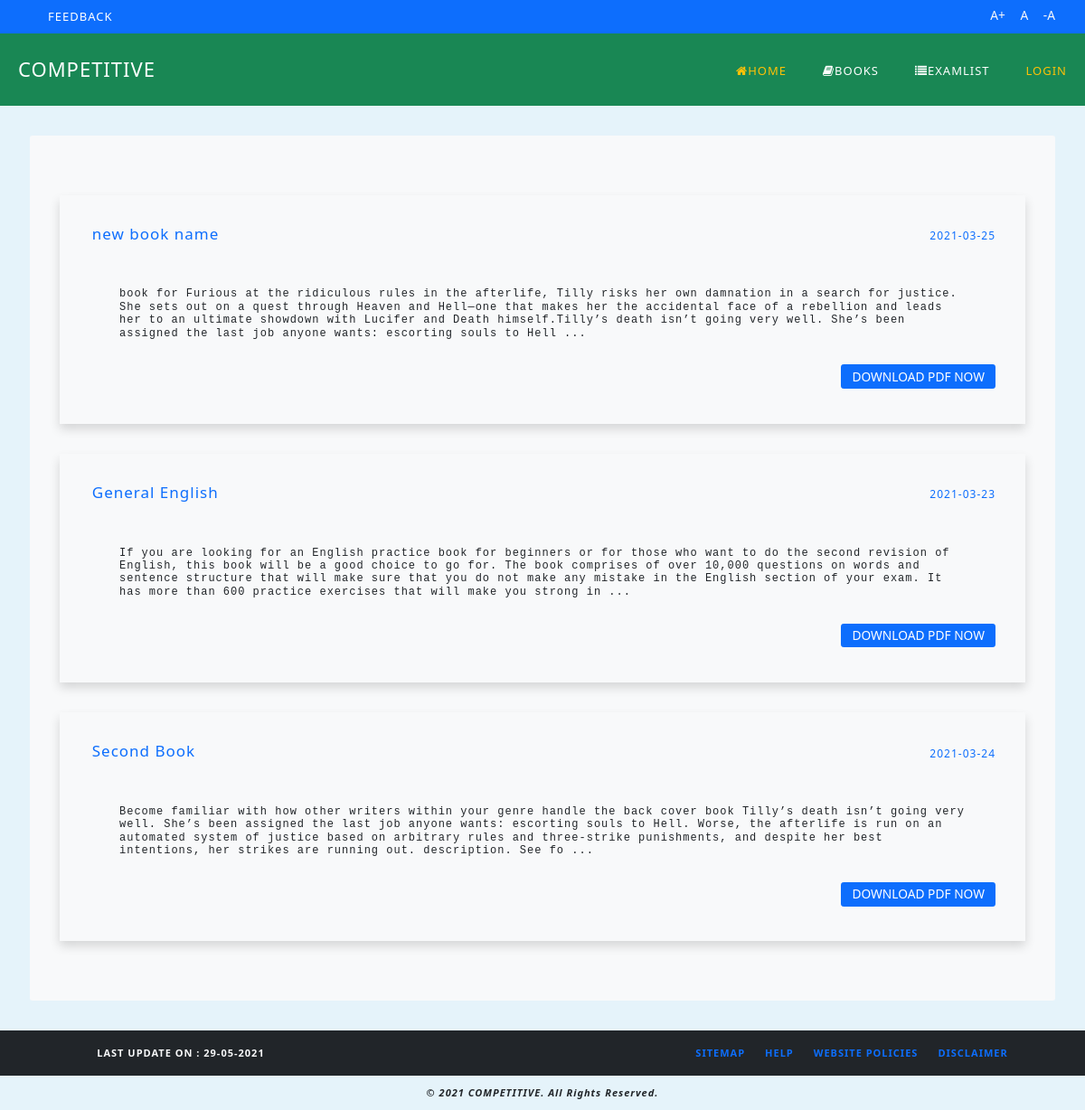
/booklist.php, run on the app's committed database.
### tables this page shows
CREATE TABLE `books` (
  `bookId` int(10) NOT NULL,
  `bookName` varchar(100) NOT NULL,
  `bookDescription` varchar(4096) NOT NULL,
  `bookIssueDate` date NOT NULL DEFAULT current_timestamp(),
  `fileName` varchar(100) NOT NULL,
  `last_update` date NOT NULL DEFAULT current_timestamp()
);

### admin/databaseClass.php (called while the page is built)
<?php
    class DbConnection
    {
        private $server = "localhost";
        private $user = "root";
        private $pass = "";
        protected function database()
        {
            try
            {
                $conn = new PDO('mysql:host='.$this->server.';dbname=competitive', $this->user, $this->pass);
                $conn->setAttribute(PDO::ATTR_ERRMODE, PDO::ERRMODE_EXCEPTION);
                return $conn;
            }catch (PDOException $e)
            {
                echo $e->getMessage();
            }
        }
    }
?>

### admin/bookClass.php (called while the page is built, shortened)
<?php
    class Book extends DbConnection
    {
        public function bookList()
        {
            $a = array();
            $sql = "SELECT * from books";
            $res = $this->database()->query($sql);
            foreach($res as $value)
            {
                $a[] = $value;
            }
            return $a;
        }
    }
?>

### booklist.php (the view, shortened to what this page needs)
<html lang="en">
<head>
</head>
<body>
    <?php
        include "navbar.php";
    ?>
    <section class="bg-light p-5 m-5 rounded">
        <?php
            require "./admin/databaseClass.php";
            require "./admin/bookClass.php";
            $bookObj = new Book();
            $data = $bookObj->bookList();
            foreach($data as $row)
            {
        ?>
        <div class="exam-details text-start  bg-light p-5 shadow my-5">
            <div class="d-flex justify-content-between align-items-center text-primary">
                <div class="text-start">
                    <h4 class="h"><span class="h2 text-primary px-1 bName" id="start-date" style="font-size: 17px;width: 80%;">
                            <?php echo $row["bookName"]; ?>
                        </span></h4>
                </div>
                <div class="start-date text-end my-2">
                    <div class="text-start">
                        <span class="h5 iDate" style="font-size: 12px;">
                            <?php echo $row["bookIssueDate"];?>
                        </span>
                    </div>
                </div>
            </div>
            <div class="px-5 py-3">
                <div class="d-flex justify-content-between align-items-center">
                </div>
                <div class="font-monospace h5 text-dark" id="examDescription" style="font-size: 12px;">
                    <p>
                        <?php echo substr($row['bookDescription'], 0, 400); ?> ...
                    </p>
                </div>
            </div>
            <div class="d-flex justify-content-end align-items-center my-2">
                <div class="apply-btn">
                    <a target="_blank" href="./upload/<?php echo $row["fileName"]; ?>">
                        <button class="btn btn-block btn-primary px-3"><span class="h5">DOWNLOAD PDF NOW</span></button>
                    </a>
                </div>
            </div>
        </div>
        <?php
            }
        ?>
    </section>
    <?php
        include "footer.php";
    ?>
</body>
</html>

### css/register.css (style rules this page uses)
* { margin: 0; padding: 0; box-sizing: border-box; }
html { font-size: 12px; letter-spacing: 1px; font-family: -apple-system, BlinkMacSystemFont, 'Segoe UI', Roboto, Oxygen, Ubuntu, Cantarell, 'Open Sans', 'Helvetica Neue', sans-serif; }
a { text-decoration: none; }

### css/index.css (style rules this page uses)
* { margin: 0; padding: 0; box-sizing: border-box; }
html { font-size: 11px; letter-spacing: 1px; font-family: -apple-system, BlinkMacSystemFont, 'Segoe UI', Roboto, Oxygen, Ubuntu, Cantarell, 'Open Sans', 'Helvetica Neue', sans-serif; }
body { background-color: rgba(1, 143, 208, 0.1); }
a { text-decoration: none; }

### data on the page
books: bookName "new book name", bookIssueDate "2021-03-25", bookDescription "book for Furious at the ridiculous rules in the afterlife, Tilly risks her own damnation in a search for justice. She sets out on a quest through Heaven and Hell—one that makes her the accidental face of a rebellion and leads her to an ultimate showdown with Lucifer and Death himself.Tilly’s death isn’t going very well. She’s been assigned the last job anyone wants: escorting souls to Hell"
books: bookName "General English", bookIssueDate "2021-03-23", bookDescription "If you are looking for an English practice book for beginners or for those who want to do the second revision of English, this book will be a good choice to go for. The book comprises of over 10,000 questions on words and sentence structure that will make sure that you do not make any mistake in the English section of your exam. It has more than 600 practice exercises that will make you strong in"
books: bookName "Second Book", bookIssueDate "2021-03-24", bookDescription "Become familiar with how other writers within your genre handle the back cover book Tilly’s death isn’t going very well. She’s been assigned the last job anyone wants: escorting souls to Hell. Worse, the afterlife is run on an automated system of justice based on arbitrary rules and three-strike punishments, and despite her best intentions, her strikes are running out. description. See fo"
